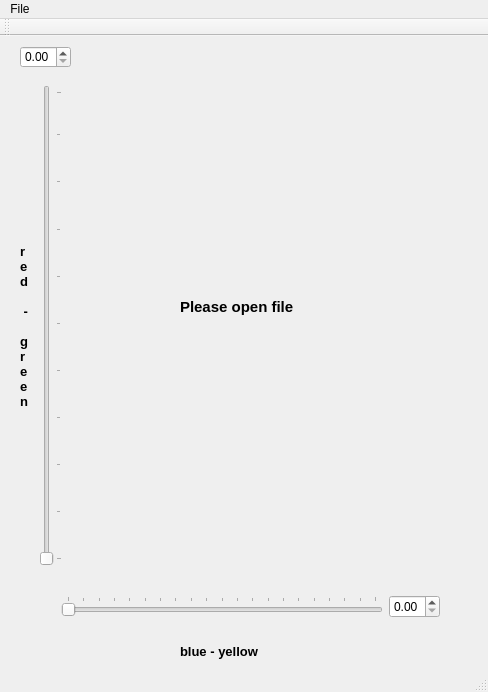
<?xml version="1.0" encoding="UTF-8"?>
<ui version="4.0">
 <class>MainWindow</class>
 <widget class="QMainWindow" name="MainWindow">
  <property name="geometry">
   <rect>
    <x>0</x>
    <y>0</y>
    <width>488</width>
    <height>692</height>
   </rect>
  </property>
  <property name="windowTitle">
   <string>MainWindow</string>
  </property>
  <widget class="QWidget" name="centralWidget">
   <property name="maximumSize">
    <size>
     <width>16777215</width>
     <height>1000</height>
    </size>
   </property>
   <widget class="QWidget" name="widget" native="true">
    <property name="geometry">
     <rect>
      <x>80</x>
      <y>0</y>
      <width>371</width>
      <height>521</height>
     </rect>
    </property>
    <property name="autoFillBackground">
     <bool>true</bool>
    </property>
    <layout class="QGridLayout" name="gridLayout_2">
     <item row="0" column="0">
      <widget class="QLabel" name="left_up">
       <property name="frameShadow">
        <enum>QFrame::Raised</enum>
       </property>
       <property name="text">
        <string/>
       </property>
       <property name="scaledContents">
        <bool>true</bool>
       </property>
       <property name="margin">
        <number>0</number>
       </property>
       <property name="openExternalLinks">
        <bool>false</bool>
       </property>
      </widget>
     </item>
     <item row="1" column="0">
      <widget class="QLabel" name="left">
       <property name="text">
        <string/>
       </property>
       <property name="scaledContents">
        <bool>true</bool>
       </property>
      </widget>
     </item>
     <item row="1" column="1">
      <widget class="QLabel" name="origin">
       <property name="text">
        <string/>
       </property>
       <property name="scaledContents">
        <bool>true</bool>
       </property>
      </widget>
     </item>
     <item row="1" column="2">
      <widget class="QLabel" name="right">
       <property name="enabled">
        <bool>true</bool>
       </property>
       <property name="text">
        <string/>
       </property>
       <property name="scaledContents">
        <bool>true</bool>
       </property>
      </widget>
     </item>
     <item row="2" column="0">
      <widget class="QLabel" name="left_down">
       <property name="text">
        <string/>
       </property>
       <property name="scaledContents">
        <bool>true</bool>
       </property>
      </widget>
     </item>
     <item row="2" column="1">
      <widget class="QLabel" name="down">
       <property name="text">
        <string/>
       </property>
       <property name="scaledContents">
        <bool>true</bool>
       </property>
      </widget>
     </item>
     <item row="2" column="2">
      <widget class="QLabel" name="right_down">
       <property name="text">
        <string/>
       </property>
       <property name="scaledContents">
        <bool>true</bool>
       </property>
      </widget>
     </item>
     <item row="0" column="1">
      <widget class="QLabel" name="up">
       <property name="text">
        <string/>
       </property>
       <property name="scaledContents">
        <bool>true</bool>
       </property>
      </widget>
     </item>
     <item row="0" column="2">
      <widget class="QLabel" name="right_up">
       <property name="text">
        <string/>
       </property>
       <property name="scaledContents">
        <bool>true</bool>
       </property>
      </widget>
     </item>
    </layout>
   </widget>
   <widget class="QWidget" name="widget_2" native="true">
    <property name="geometry">
     <rect>
      <x>50</x>
      <y>530</y>
      <width>401</width>
      <height>81</height>
     </rect>
    </property>
    <layout class="QGridLayout" name="gridLayout_3">
     <item row="0" column="0">
      <widget class="QSlider" name="slider_blue_yellow">
       <property name="font">
        <font>
         <kerning>false</kerning>
        </font>
       </property>
       <property name="cursor">
        <cursorShape>ArrowCursor</cursorShape>
       </property>
       <property name="mouseTracking">
        <bool>true</bool>
       </property>
       <property name="maximum">
        <number>100</number>
       </property>
       <property name="singleStep">
        <number>5</number>
       </property>
       <property name="tracking">
        <bool>true</bool>
       </property>
       <property name="orientation">
        <enum>Qt::Horizontal</enum>
       </property>
       <property name="tickPosition">
        <enum>QSlider::TicksAbove</enum>
       </property>
      </widget>
     </item>
     <item row="0" column="1">
      <widget class="QDoubleSpinBox" name="spinBox_blue_yellow">
       <property name="maximum">
        <double>1.000000000000000</double>
       </property>
       <property name="singleStep">
        <double>0.050000000000000</double>
       </property>
      </widget>
     </item>
    </layout>
   </widget>
   <widget class="QLabel" name="labelWithInitText">
    <property name="geometry">
     <rect>
      <x>180</x>
      <y>260</y>
      <width>142</width>
      <height>22</height>
     </rect>
    </property>
    <property name="font">
     <font>
      <pointsize>11</pointsize>
      <weight>75</weight>
      <bold>true</bold>
     </font>
    </property>
    <property name="text">
     <string>Please open file</string>
    </property>
   </widget>
   <widget class="QSlider" name="slider_green_red">
    <property name="geometry">
     <rect>
      <x>40</x>
      <y>49</y>
      <width>22</width>
      <height>481</height>
     </rect>
    </property>
    <property name="orientation">
     <enum>Qt::Vertical</enum>
    </property>
    <property name="tickPosition">
     <enum>QSlider::TicksBelow</enum>
    </property>
    <property name="tickInterval">
     <number>10</number>
    </property>
   </widget>
   <widget class="QLabel" name="label_3">
    <property name="geometry">
     <rect>
      <x>20</x>
      <y>180</y>
      <width>21</width>
      <height>251</height>
     </rect>
    </property>
    <property name="font">
     <font>
      <pointsize>10</pointsize>
      <weight>75</weight>
      <bold>true</bold>
     </font>
    </property>
    <property name="text">
     <string>r
e
d

 - 

g
r
e
e
n

 </string>
    </property>
   </widget>
   <widget class="QDoubleSpinBox" name="spinBox_green_red">
    <property name="geometry">
     <rect>
      <x>20</x>
      <y>10</y>
      <width>51</width>
      <height>22</height>
     </rect>
    </property>
    <property name="maximum">
     <double>1.000000000000000</double>
    </property>
    <property name="singleStep">
     <double>0.050000000000000</double>
    </property>
   </widget>
   <widget class="QLabel" name="label_2">
    <property name="geometry">
     <rect>
      <x>180</x>
      <y>590</y>
      <width>121</width>
      <height>51</height>
     </rect>
    </property>
    <property name="font">
     <font>
      <pointsize>10</pointsize>
      <weight>75</weight>
      <bold>true</bold>
     </font>
    </property>
    <property name="text">
     <string>blue - yellow</string>
    </property>
   </widget>
  </widget>
  <widget class="QMenuBar" name="menuBar">
   <property name="geometry">
    <rect>
     <x>0</x>
     <y>0</y>
     <width>488</width>
     <height>26</height>
    </rect>
   </property>
   <widget class="QMenu" name="menuFile">
    <property name="title">
     <string>File</string>
    </property>
    <addaction name="actionOpen"/>
    <addaction name="actionSave"/>
   </widget>
   <addaction name="menuFile"/>
  </widget>
  <widget class="QToolBar" name="mainToolBar">
   <attribute name="toolBarArea">
    <enum>TopToolBarArea</enum>
   </attribute>
   <attribute name="toolBarBreak">
    <bool>false</bool>
   </attribute>
  </widget>
  <widget class="QStatusBar" name="statusBar"/>
  <action name="actionOpen">
   <property name="text">
    <string>Open</string>
   </property>
  </action>
  <action name="actionSave">
   <property name="text">
    <string>Save</string>
   </property>
  </action>
 </widget>
 <layoutdefault spacing="6" margin="11"/>
 <resources/>
 <connections/>
</ui>
